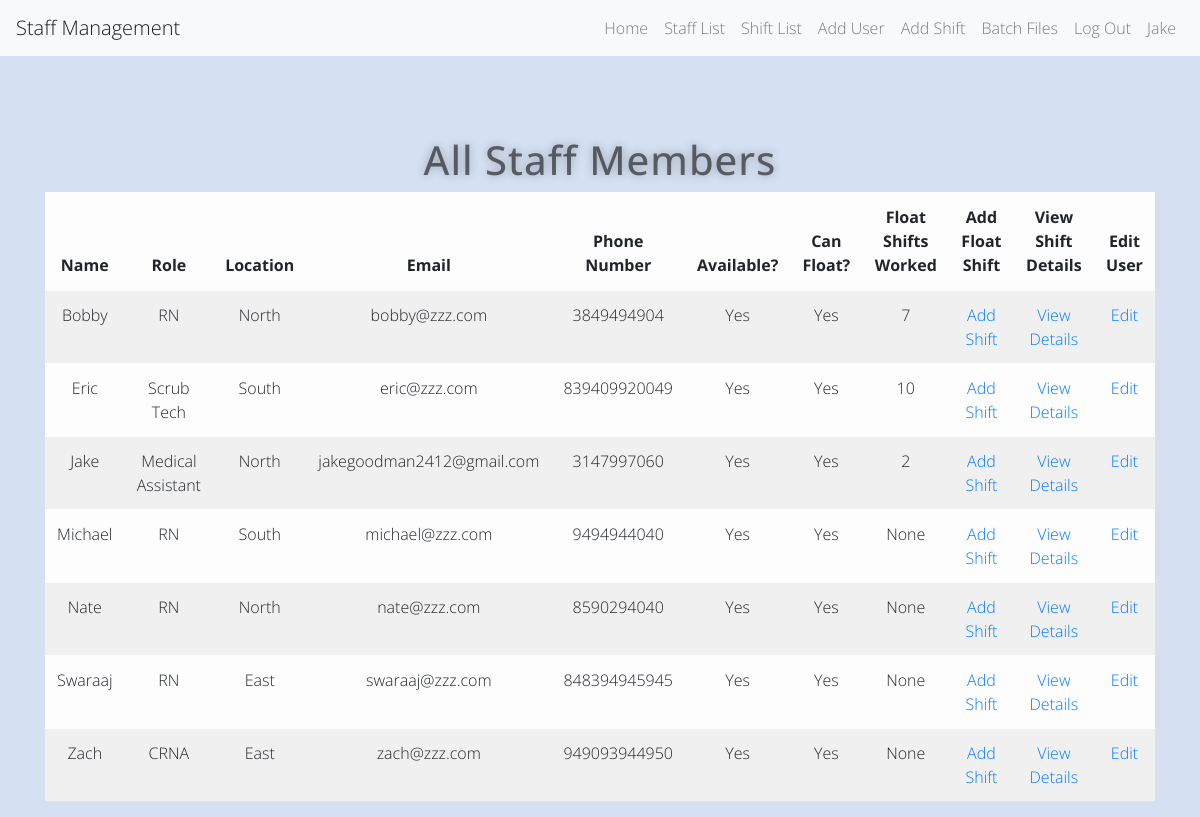
The page /staff (signed in) on the database as committed earlier.
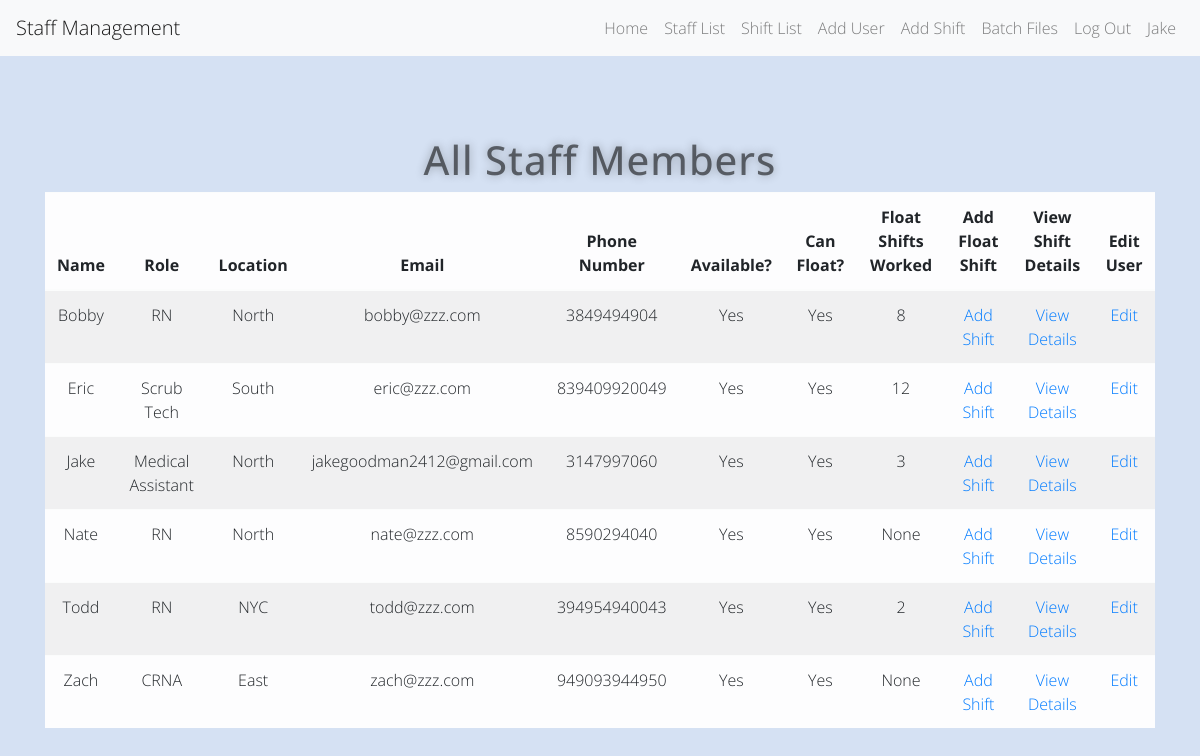
The same page on the database as committed later.
### app.py (models this page shows)
class User(UserMixin, db.Model):
    id = db.Column(db.Integer, primary_key=True)
    name = db.Column(db.String(1000))
    role = db.Column(db.String(100))
    location = db.Column(db.String(100))
    email = db.Column(db.String(100))
    phone_num = db.Column(db.String(100))
    availability = db.Column(db.String(100))
    can_float = db.Column(db.String(100))
    password = db.Column(db.String(100))
    shifts_worked = db.Column(db.Integer)

### app.py (the view)
@app.route('/staff', methods=['GET', 'POST'])
@login_required
def staff():
    all_staff = db.session.query(User).filter(User.role != 'Admin').order_by(User.name)
    return render_template('staff.html', staff=all_staff, logged_in=True, user=current_user)

### app.py (called while the page is built)
@login_manager.user_loader
def load_user(user_id):
    return User.query.get(int(user_id))

### templates/staff.html (shortened to what this page needs)
{% extends 'base.html' %}
{% block content %}
<div class="container">
  <div class="row">
    <div class="col-sm-12">
      <h1>All Staff Members</h1>
	  <table class="table table-striped table-light">
        <thead>
            <tr>
                <th>Name</th>
                <th>Role</th>
                <th>Location</th>
                <th>Email</th>
                <th>Phone Number</th>
                <th>Available?</th>
                <th>Can Float?</th>
                <th>Float Shifts Worked</th>
                <th>Add Float Shift</th>
                <th>View Shift Details</th>
                <th>Edit User</th>
            </tr>
        </thead>
          <tbody>
              {% for row in staff %}
                  <tr>
                      <td>{{ row.name }}</td>
                      <td>{{ row.role }}</td>
                      <td>{{ row.location }}</td>
                      <td>{{ row.email }}</td>
                      <td>{{ row.phone_num }}</td>
                      <td>{{ row.availability }}</td>
                      <td>{{ row.can_float }}</td>
                      <td>{{ row.shifts_worked }}</td>
                      <td><a href="">Add Shift</a></td>
                      <td><a href="{{ url_for('user_details', id=row.id) }}">View Details</a></td>
                      <td><a href="">Edit</a></td>
                  </tr>
              {% endfor %}
          </tbody>
  	  </table>
    </div>
  </div>
</div>
{% endblock %}

### templates/base.html (shortened to what this page needs)
<!DOCTYPE html>
<html>
<head>
    <link rel="stylesheet" href="https://stackpath.bootstrapcdn.com/bootstrap/4.5.2/css/bootstrap.min.css">
    <link rel="stylesheet" href="{{ url_for('static', filename='css/styles.css')}}">
</head>
<body>
<nav class="navbar navbar-expand-lg navbar-light bg-light">
  <a class="navbar-brand" href="/">Staff Management</a>
  <div class="collapse navbar-collapse">
    <ul class="navbar-nav ml-auto">
      <li class="nav-item">
        <a class="nav-link" href="{{ url_for('home') }}">Home</a>
      </li>
    {% if logged_in: %}
        <li class="nav-item">
        <a class="nav-link" href="{{ url_for('staff') }}">Staff List</a>
      </li>
        <li class="nav-item">
        <a class="nav-link" href="{{ url_for('shift') }}">Shift List</a>
      </li>
        <li class="nav-item">
        <a class="nav-link" href="{{ url_for('add_user') }}">Add User</a>
      </li>
        <li class="nav-item">
        <a class="nav-link" href="{{ url_for('add_shift') }}">Add Shift</a>
      </li>
        <li class="nav-item">
        <a class="nav-link" href="{{ url_for('upload') }}">Batch Files</a>
      </li>
      <li class="nav-item">
        <a class="nav-link" href="{{ url_for('logout') }}">Log Out</a>
      </li>
        <li class="nav-item">
        <a class="nav-link" href="">{{ current_user.name }}</a>
      </li>
    {% endif %}
    </ul>
  </div>
</nav>
       {% block content %}
       {% endblock %}
</body>
</html>

### static/css/styles.css (style rules this page uses)
* { -webkit-box-sizing:border-box; -moz-box-sizing:border-box; -ms-box-sizing:border-box; -o-box-sizing:border-box; box-sizing:border-box; }
html { width: 100%; height:100%; overflow:hidden; }
body { width: 100%; height:100%; font-family: 'Open Sans', sans-serif; font-weight:200; background: #d5e1f3; color: rgba(0, 0, 0, 0.55); filter: progid:DXImageTransform.Microsoft.gradient( startColorstr='#3E1D6D', endColorstr='#092756',GradientType=1 ); }
a { text-decoration: none; text-align: center; }
.container { margin-top: 5rem; text-align: center; }
.container h1 { color: rgba(0, 0, 0, 0.55); text-shadow: 0 0 10px rgba(0,0,0,0.3); letter-spacing:1px; text-align:center; }

Rows that differ between the two databases and show on the page:
removed User: name "Michael", role "RN", location "South", email "michael@zzz.com", phone_num "9494944040", availability "Yes", can_float "Yes", shifts_worked "None"
removed User: name "Swaraaj", role "RN", location "East", email "swaraaj@zzz.com", phone_num "848394945945", availability "Yes", can_float "Yes", shifts_worked "None"
changed User "Jake": shifts_worked "2" → "3"
changed User "Bobby": shifts_worked "7" → "8"
changed User "Eric": shifts_worked "10" → "12"
added User: name "Todd", role "RN", location "NYC", email "todd@zzz.com", phone_num "394954940043", availability "Yes", can_float "Yes", shifts_worked "2"
